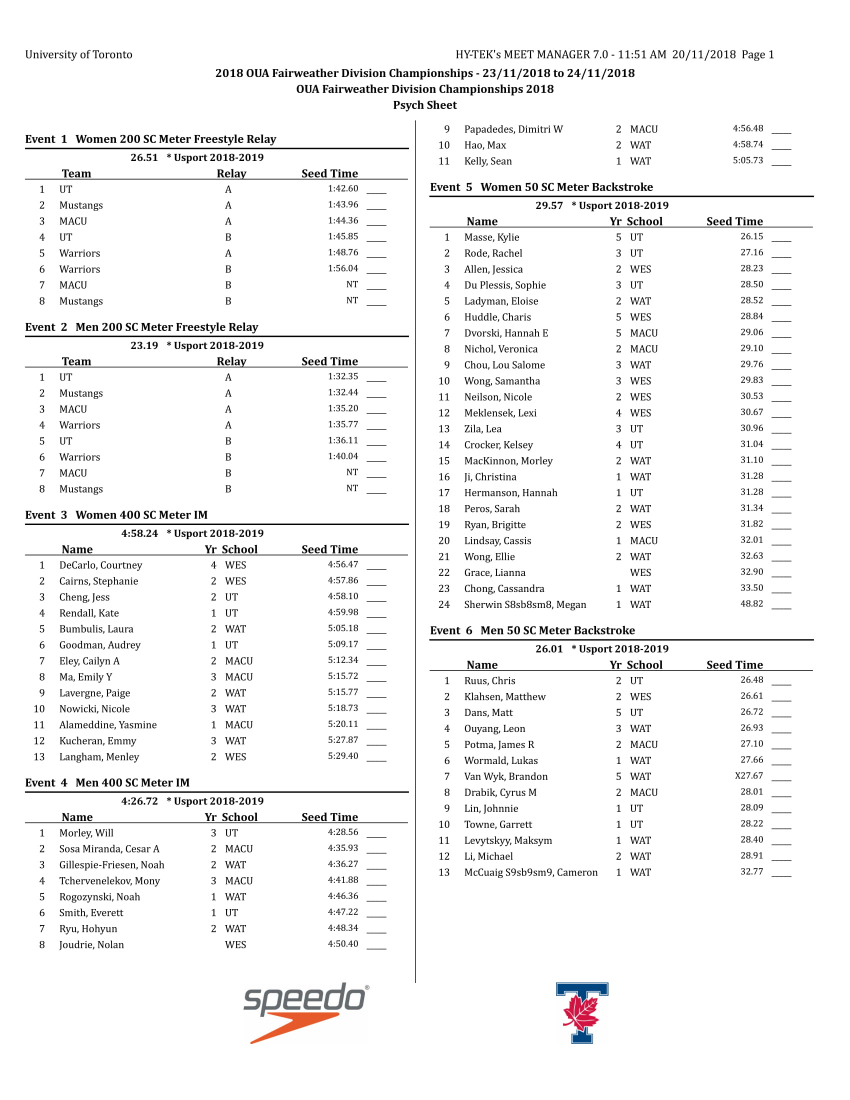
#> input picture examples/example0-01.jpg, 1700 x 2200 px (shown at 1/2 size); its folder holds only this picture in this run
$ python main.py
#> lines starting #> are read from the running program, lines starting #| are printed output that depends on the picture; after the words box and inside, x2 and y2 are one past the last pixel; in counts of white or black regions, pixels touching at a corner belong together
import pytesseract
import cv2
import numpy as np
from PIL import Image
import json
import string
import os
import logging
import re

import config

EXAMPLE_DIRECTORY = "examples"
LOG_FILE = "log/example.log"

# [67 lines left out: functions isInt, showImage, getTextLines, getLines, not called in this run]

def getText():
    directory_str = EXAMPLE_DIRECTORY
    directory = os.fsencode(directory_str)
    files = os.listdir(directory)
    files.sort()
    txt = ""
    numFiles = len(files)
    iteration = 0
    for filename in files:
        iteration += 1
        print("Parsing File " + str(iteration) + " of " + str(numFiles))
        filenameString = filename.decode("utf-8")
        img = cv2.imread(directory_str + "/" + filenameString)
#> img is the input picture: shape (2200, 1700, 3); mean B, G, R 244.7, 244.6, 244.8
        gray = cv2.cvtColor(img, cv2.COLOR_BGR2GRAY)
        edges = cv2.Canny(gray, 50, 150, apertureSize=3)
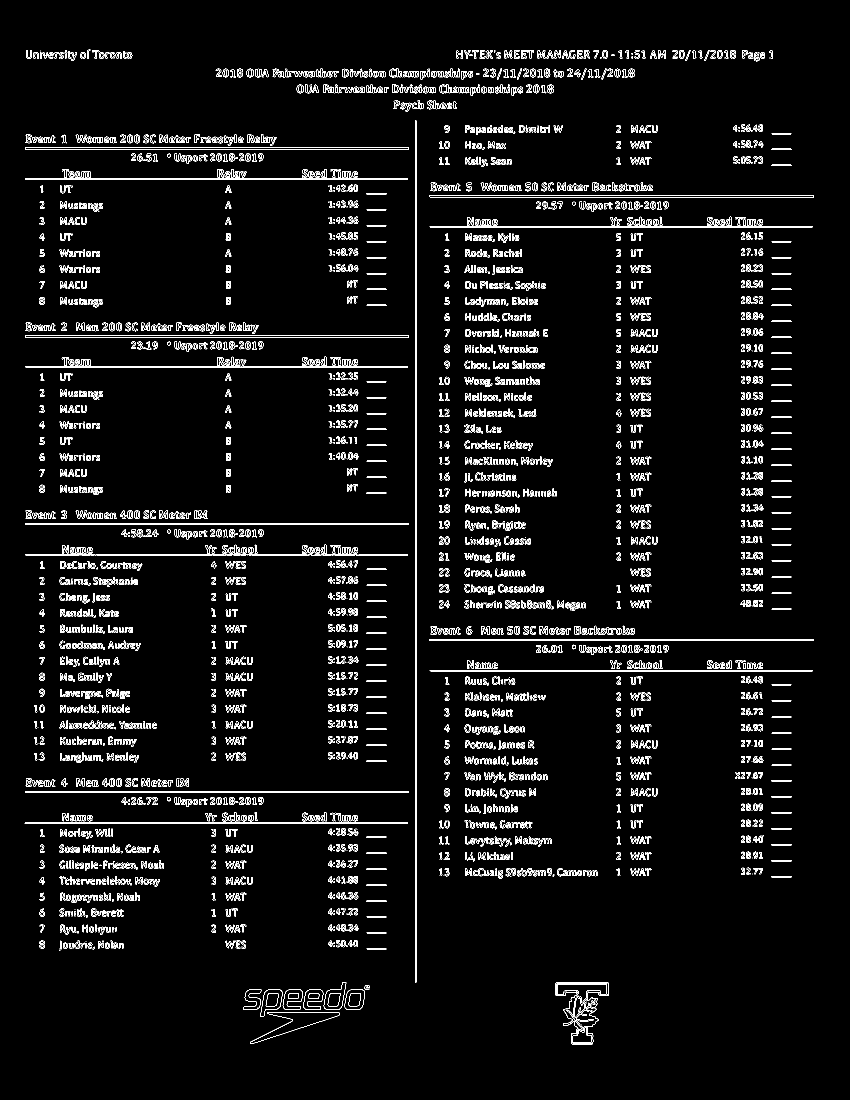
#> edges: shape (2200, 1700) (shown at 1/2 size); 4.2% white in thin lines or dots, all inside (x1, y1, x2, y2) = (49, 99, 1628, 2089)
        lines = cv2.HoughLines(edges, 1, np.pi/180, 1000)
#> lines = [[830, 0], [832, 0]]

        for rho, theta in lines[0]:
            a = np.cos(theta)
            b = np.sin(theta)
            x0 = a*rho
            y0 = b*rho
            x1 = int(x0 + 1000*(-b))
            y1 = int(y0 + 1000*(a))
            x2 = int(x0 - 1000*(-b))
            y2 = int(y0 - 1000*(a))
            half = x1
#> this loop made 1 pass
#> (rho, theta, a, b, x0, y0, x1, y1) on pass 1: (830, 0, 1, 0, 830, 0, 830, 1000)
        rows, cols = img.shape[:2]
        left = img[0:rows, 0:half]
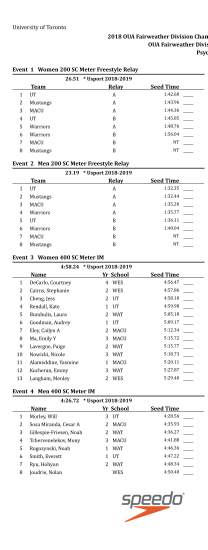
#> left: shape (2200, 830, 3) (shown at 1/4 size); mean B, G, R 244.1, 244.1, 244.4
        right = img[0:rows, half:cols]
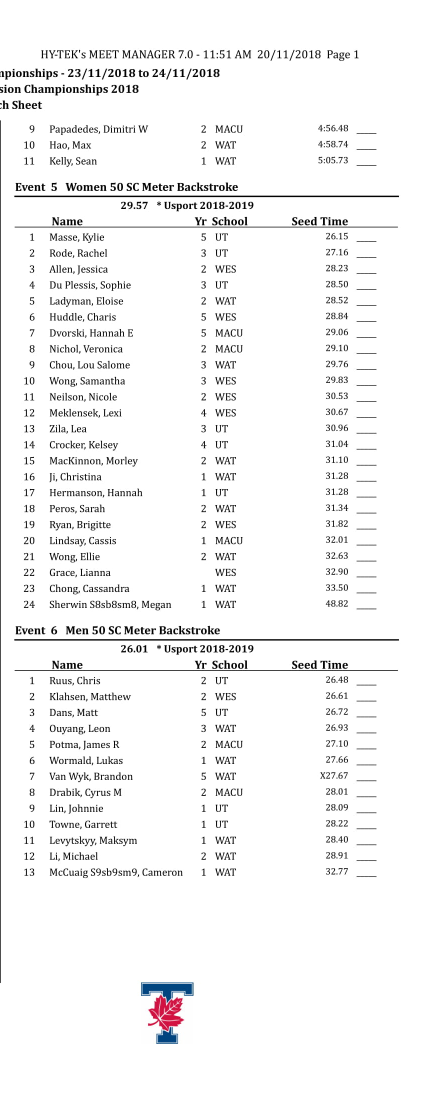
#> right: shape (2200, 870, 3) (shown at 1/2 size); mean B, G, R 245.2, 245.1, 245.2
        txt += pytesseract.image_to_string(left)
        txt += pytesseract.image_to_string(right)
    return txt

# [53 lines left out: function getPoints, not called in this run]

def main():
    text = getText()
    print(text)
    result = getPoints(text)
    print(result)


if __name__ == "__main__":
    main()
#> (the call stopped at in getText, `txt += pytesseract.image_to_string(left)`: pytesseract is not available in this run)

$ run again, on examples/example0-05.jpg
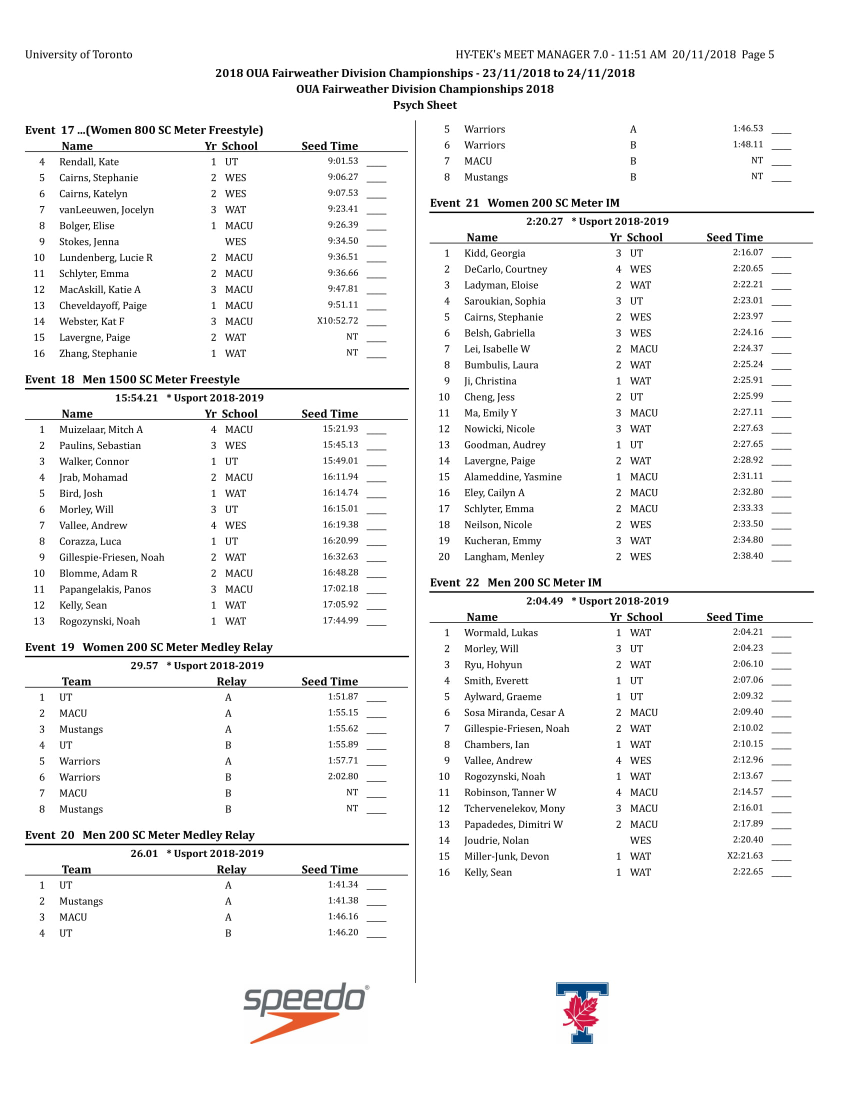
#> input picture examples/example0-05.jpg, 1700 x 2200 px (shown at 1/2 size)
#> in getText, img is the input picture: shape (2200, 1700, 3); mean B, G, R 244.5, 244.5, 244.7
#> in getText, `edges = cv2.Canny(gray, 50, 150, apertureSize=3)`:
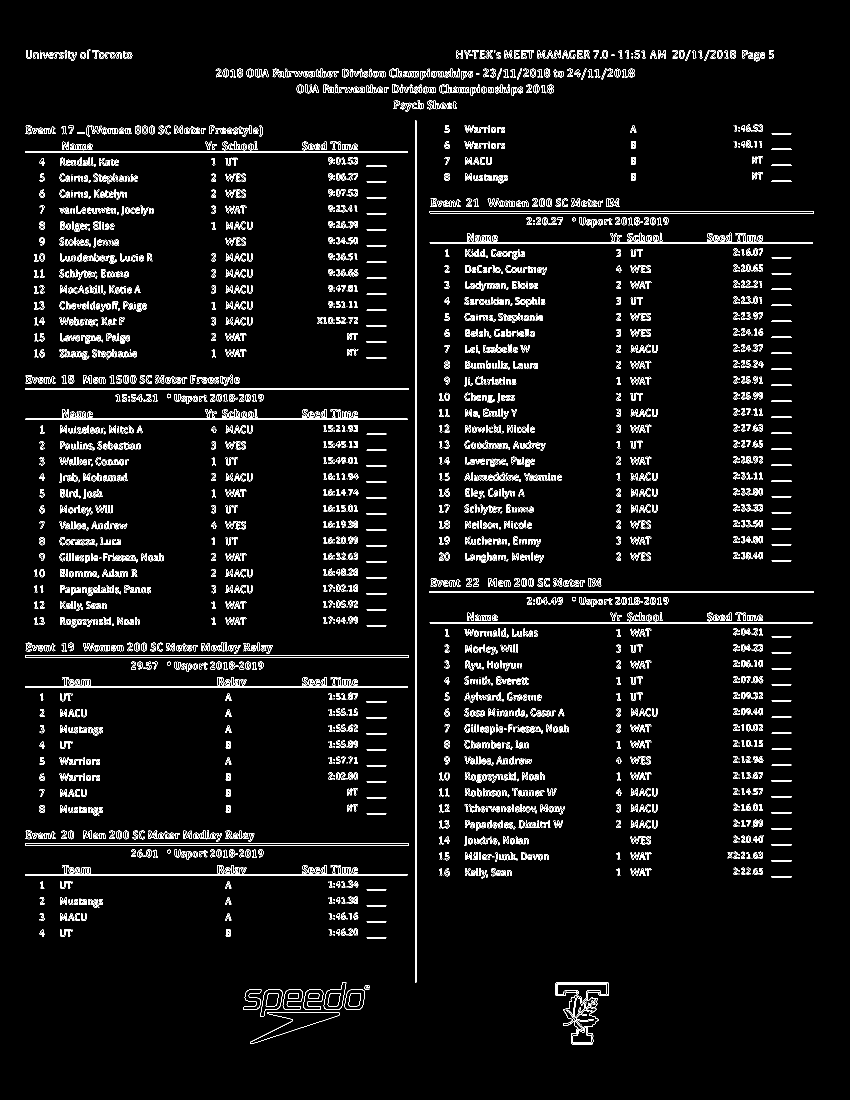
#> edges: shape (2200, 1700) (shown at 1/2 size); 4.3% white in thin lines or dots, all inside (x1, y1, x2, y2) = (50, 99, 1628, 2089)
#> lines = [[830, 0], [832, 0]]
#> the loop in getText, `for rho, theta in lines[0]:` made 1 pass
#> (rho, theta, a, b, x0, y0, x1, y1) on pass 1: (830, 0, 1, 0, 830, 0, 830, 1000)
#> in getText, `right = img[0:rows, half:cols]`:
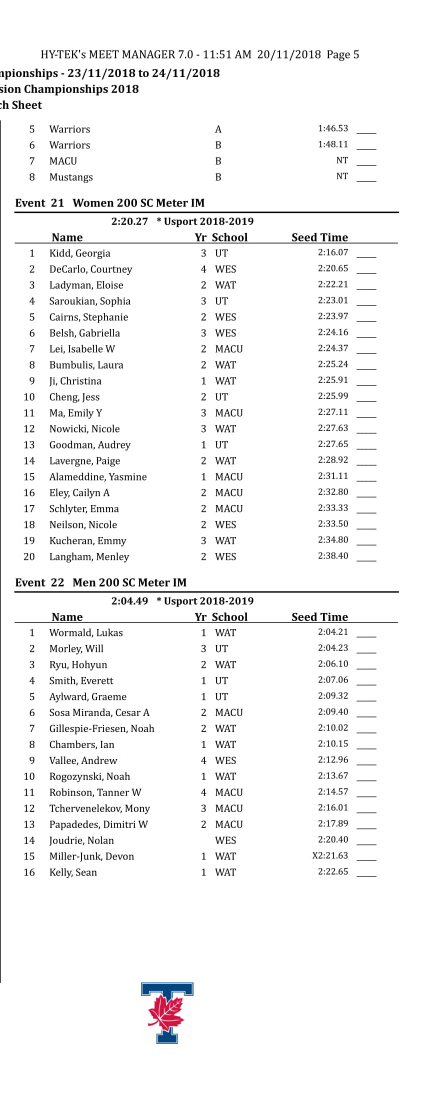
#> right: shape (2200, 870, 3) (shown at 1/2 size); mean B, G, R 245.2, 245, 245.2

$ run again, on examples/example0-06.jpg
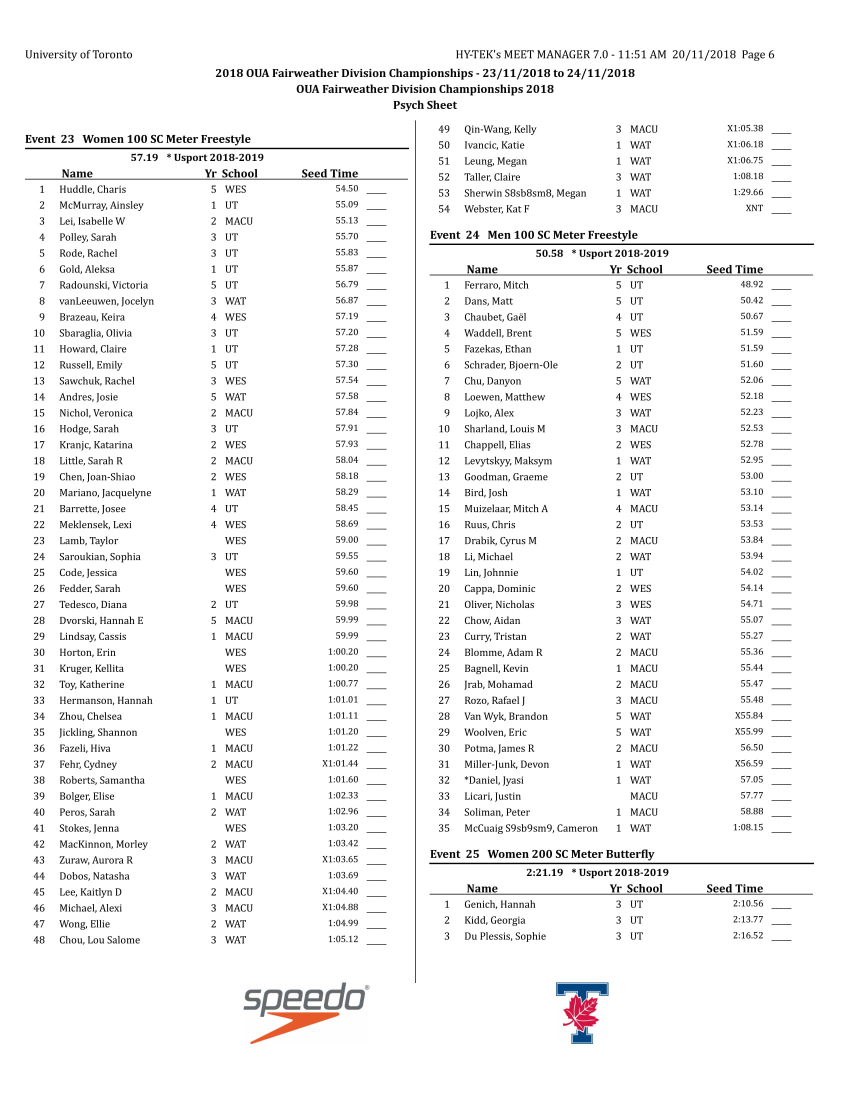
#> input picture examples/example0-06.jpg, 1700 x 2200 px (shown at 1/2 size)
#> in getText, img is the input picture: shape (2200, 1700, 3); mean B, G, R 244.7, 244.7, 244.9
#> in getText, `edges = cv2.Canny(gray, 50, 150, apertureSize=3)`:
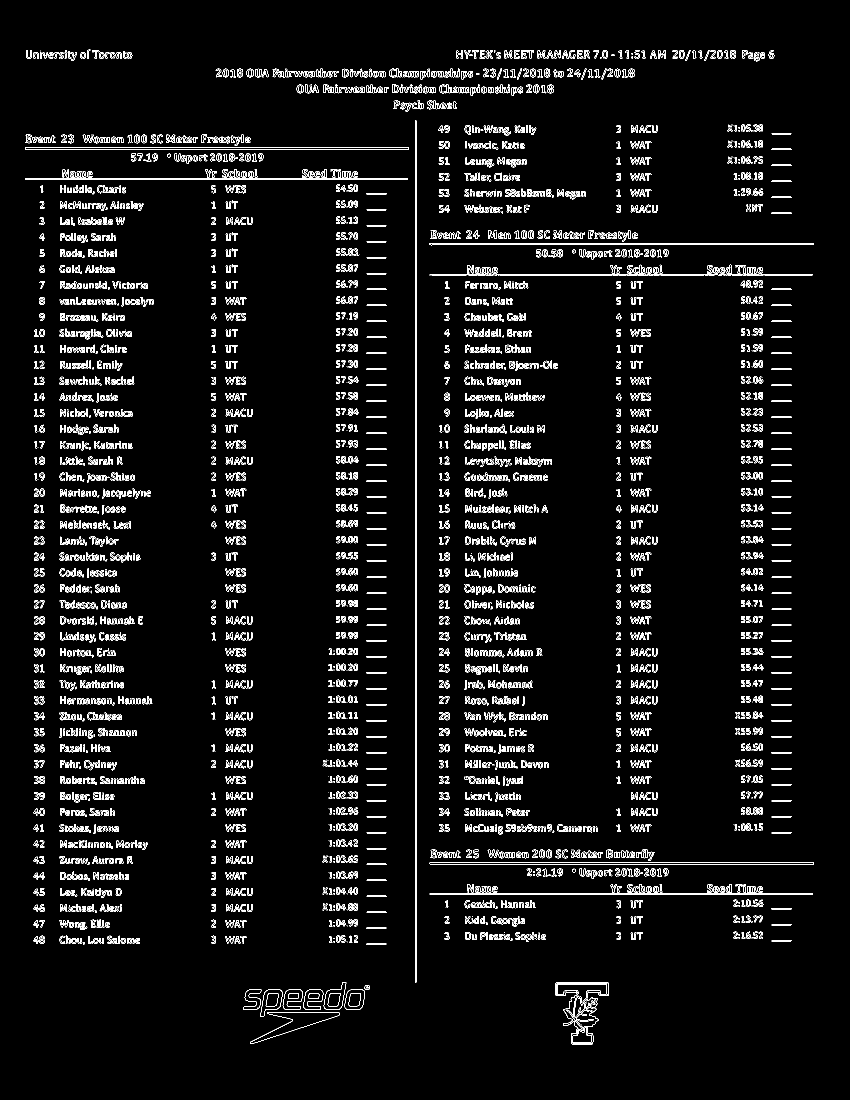
#> edges: shape (2200, 1700) (shown at 1/2 size); 4.4% white in thin lines or dots, all inside (x1, y1, x2, y2) = (50, 99, 1628, 2089)
#> lines = [[830, 0], [832, 0]]
#> the loop in getText, `for rho, theta in lines[0]:` made 1 pass
#> (rho, theta, a, b, x0, y0, x1, y1) on pass 1: (830, 0, 1, 0, 830, 0, 830, 1000)
#> in getText, `right = img[0:rows, half:cols]`:
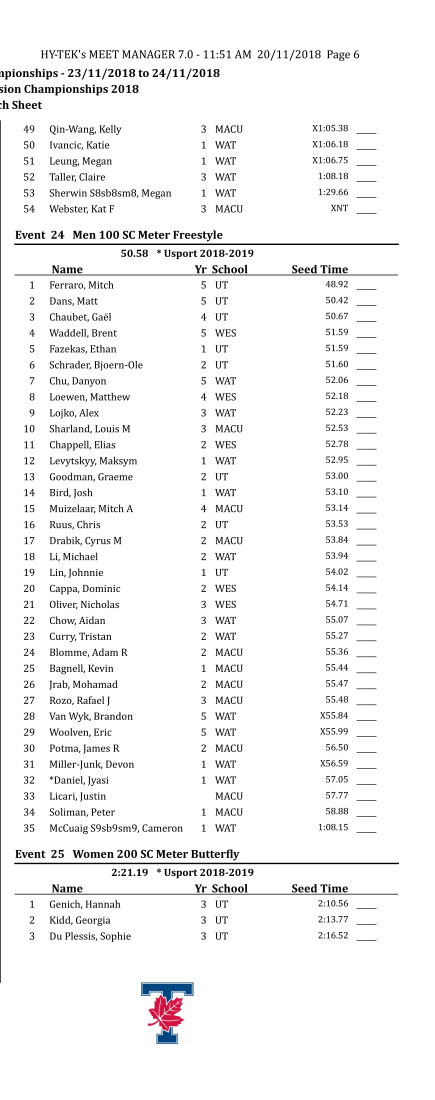
#> right: shape (2200, 870, 3) (shown at 1/2 size); mean B, G, R 244.5, 244.3, 244.5
